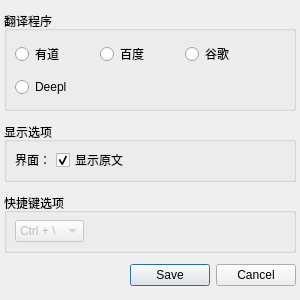
<?xml version="1.0" encoding="UTF-8"?>
<ui version="4.0">
 <class>Form</class>
 <widget class="QWidget" name="Form">
  <property name="geometry">
   <rect>
    <x>0</x>
    <y>0</y>
    <width>300</width>
    <height>300</height>
   </rect>
  </property>
  <property name="minimumSize">
   <size>
    <width>300</width>
    <height>300</height>
   </size>
  </property>
  <property name="maximumSize">
   <size>
    <width>300</width>
    <height>300</height>
   </size>
  </property>
  <property name="windowTitle">
   <string>翻译设置</string>
  </property>
  <property name="windowIcon">
   <iconset resource="../../../resource.qrc">
    <normaloff>:/images/icon/tray.png</normaloff>:/images/icon/tray.png</iconset>
  </property>
  <layout class="QVBoxLayout" name="verticalLayout_4">
   <property name="spacing">
    <number>10</number>
   </property>
   <property name="leftMargin">
    <number>4</number>
   </property>
   <property name="topMargin">
    <number>10</number>
   </property>
   <property name="rightMargin">
    <number>4</number>
   </property>
   <property name="bottomMargin">
    <number>10</number>
   </property>
   <item>
    <widget class="QGroupBox" name="groupBox_1">
     <property name="minimumSize">
      <size>
       <width>0</width>
       <height>100</height>
      </size>
     </property>
     <property name="maximumSize">
      <size>
       <width>16777215</width>
       <height>100</height>
      </size>
     </property>
     <property name="title">
      <string>翻译程序</string>
     </property>
     <layout class="QVBoxLayout" name="verticalLayout">
      <property name="spacing">
       <number>5</number>
      </property>
      <property name="leftMargin">
       <number>8</number>
      </property>
      <property name="topMargin">
       <number>5</number>
      </property>
      <property name="rightMargin">
       <number>8</number>
      </property>
      <property name="bottomMargin">
       <number>5</number>
      </property>
      <item>
       <layout class="QHBoxLayout" name="horizontalLayout">
        <item>
         <widget class="QRadioButton" name="youdao">
          <property name="minimumSize">
           <size>
            <width>80</width>
            <height>0</height>
           </size>
          </property>
          <property name="maximumSize">
           <size>
            <width>80</width>
            <height>16777215</height>
           </size>
          </property>
          <property name="text">
           <string>有道</string>
          </property>
         </widget>
        </item>
        <item>
         <widget class="QRadioButton" name="baidu">
          <property name="minimumSize">
           <size>
            <width>80</width>
            <height>0</height>
           </size>
          </property>
          <property name="maximumSize">
           <size>
            <width>80</width>
            <height>16777215</height>
           </size>
          </property>
          <property name="text">
           <string>百度</string>
          </property>
         </widget>
        </item>
        <item>
         <widget class="QRadioButton" name="google">
          <property name="minimumSize">
           <size>
            <width>80</width>
            <height>0</height>
           </size>
          </property>
          <property name="maximumSize">
           <size>
            <width>80</width>
            <height>16777215</height>
           </size>
          </property>
          <property name="text">
           <string>谷歌</string>
          </property>
         </widget>
        </item>
        <item>
         <spacer name="horizontalSpacer_4">
          <property name="orientation">
           <enum>Qt::Horizontal</enum>
          </property>
          <property name="sizeHint" stdset="0">
           <size>
            <width>40</width>
            <height>20</height>
           </size>
          </property>
         </spacer>
        </item>
       </layout>
      </item>
      <item>
       <layout class="QHBoxLayout" name="horizontalLayout_2">
        <item>
         <widget class="QRadioButton" name="deepl">
          <property name="minimumSize">
           <size>
            <width>80</width>
            <height>0</height>
           </size>
          </property>
          <property name="maximumSize">
           <size>
            <width>80</width>
            <height>16777215</height>
           </size>
          </property>
          <property name="text">
           <string>Deepl</string>
          </property>
         </widget>
        </item>
        <item>
         <spacer name="horizontalSpacer">
          <property name="orientation">
           <enum>Qt::Horizontal</enum>
          </property>
          <property name="sizeHint" stdset="0">
           <size>
            <width>40</width>
            <height>20</height>
           </size>
          </property>
         </spacer>
        </item>
       </layout>
      </item>
     </layout>
    </widget>
   </item>
   <item>
    <widget class="QGroupBox" name="groupBox_2">
     <property name="minimumSize">
      <size>
       <width>0</width>
       <height>60</height>
      </size>
     </property>
     <property name="maximumSize">
      <size>
       <width>16777215</width>
       <height>60</height>
      </size>
     </property>
     <property name="title">
      <string>显示选项</string>
     </property>
     <layout class="QVBoxLayout" name="verticalLayout_2">
      <property name="spacing">
       <number>5</number>
      </property>
      <property name="leftMargin">
       <number>8</number>
      </property>
      <property name="topMargin">
       <number>5</number>
      </property>
      <property name="rightMargin">
       <number>8</number>
      </property>
      <property name="bottomMargin">
       <number>5</number>
      </property>
      <item>
       <layout class="QHBoxLayout" name="horizontalLayout_4">
        <item>
         <widget class="QLabel" name="label">
          <property name="text">
           <string>界面：</string>
          </property>
         </widget>
        </item>
        <item>
         <widget class="QCheckBox" name="source_lang">
          <property name="text">
           <string>显示原文</string>
          </property>
          <property name="checked">
           <bool>true</bool>
          </property>
         </widget>
        </item>
        <item>
         <spacer name="horizontalSpacer_2">
          <property name="orientation">
           <enum>Qt::Horizontal</enum>
          </property>
          <property name="sizeHint" stdset="0">
           <size>
            <width>40</width>
            <height>20</height>
           </size>
          </property>
         </spacer>
        </item>
       </layout>
      </item>
     </layout>
    </widget>
   </item>
   <item>
    <widget class="QGroupBox" name="groupBox_3">
     <property name="minimumSize">
      <size>
       <width>0</width>
       <height>60</height>
      </size>
     </property>
     <property name="maximumSize">
      <size>
       <width>16777215</width>
       <height>60</height>
      </size>
     </property>
     <property name="title">
      <string>快捷键选项</string>
     </property>
     <layout class="QVBoxLayout" name="verticalLayout_3">
      <property name="spacing">
       <number>5</number>
      </property>
      <property name="leftMargin">
       <number>8</number>
      </property>
      <property name="topMargin">
       <number>5</number>
      </property>
      <property name="rightMargin">
       <number>8</number>
      </property>
      <property name="bottomMargin">
       <number>5</number>
      </property>
      <item>
       <layout class="QHBoxLayout" name="horizontalLayout_5">
        <item>
         <widget class="QComboBox" name="shortcut_key">
          <property name="enabled">
           <bool>false</bool>
          </property>
          <property name="duplicatesEnabled">
           <bool>true</bool>
          </property>
          <item>
           <property name="text">
            <string>Ctrl + \</string>
           </property>
          </item>
          <item>
           <property name="text">
            <string>Ctrl + =</string>
           </property>
          </item>
         </widget>
        </item>
        <item>
         <spacer name="horizontalSpacer_3">
          <property name="orientation">
           <enum>Qt::Horizontal</enum>
          </property>
          <property name="sizeHint" stdset="0">
           <size>
            <width>40</width>
            <height>20</height>
           </size>
          </property>
         </spacer>
        </item>
       </layout>
      </item>
     </layout>
    </widget>
   </item>
   <item>
    <widget class="QDialogButtonBox" name="buttonBox">
     <property name="standardButtons">
      <set>QDialogButtonBox::Cancel|QDialogButtonBox::Save</set>
     </property>
    </widget>
   </item>
  </layout>
 </widget>
 <resources>
  <include location="../../../resource.qrc"/>
 </resources>
 <connections/>
</ui>
